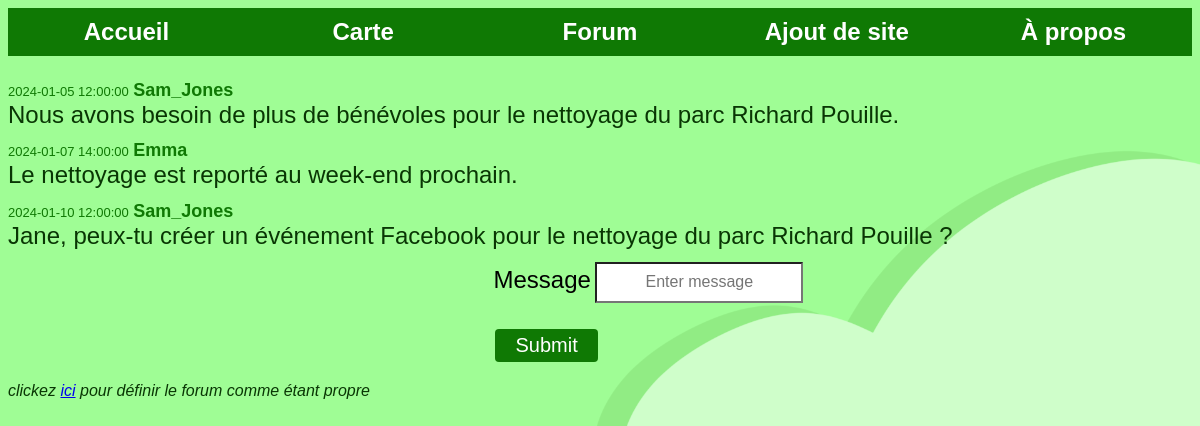
Screenshot of /forum/8 (signed in) with the database file from the repository.
### tables this page shows
CREATE TABLE messages 
(   message_id INTEGER NOT NULL DEFAULT 0,
    m_datetime TEXT,
    m_text VARCHAR(1500),
    discussion_id INTEGER NOT NULL,
    username TEXT,

    PRIMARY KEY  (message_id), 
    
    FOREIGN KEY(username)
        REFERENCES users(username)
        ON DELETE CASCADE,

    FOREIGN KEY(discussion_id)
        REFERENCES discussions(discussion_id)
        ON DELETE CASCADE  );

### app.py (the view)
@app.route("/forum/<discussionid>", methods=["POST","GET"])
def forum(discussionid):
    sessionName=session.get('user_id')
    if sessionName is not None:
        if request.method == 'POST':
            message = request.form.get('message')
            tab=get_db()[1]
            username= tab.execute('SELECT username FROM users WHERE id =?',(sessionName,)).fetchone()[0]
            add_message(get_db(),message,discussionid,username)
            table=tab.execute('SELECT * FROM messages WHERE discussion_id=?',(discussionid,))
            return render_template("forum.html",discussion_id=discussionid, data=table,)
        else:
            tab=get_db()[1]
            table=tab.execute('SELECT * FROM messages WHERE discussion_id=?',(discussionid,))
            return render_template("forum.html",discussion_id=discussionid, data=table)
    else:
        afficher='Vous devez être connecté pour accéder à cette page'
        flash(afficher)
        return redirect('/login')

### app.py (called while the page is built)
def get_db():
    db = getattr(g,'_database',None)
    if db is None:
        db = g._database = sqlite3.connect(file)
        db.execute("PRAGMA foreign_keys = ON") # pour activer les dépendances FK
    cur = db.cursor()
    return db, cur

@app.teardown_appcontext
def close_connection(exception):
    db = getattr(g, '_database', None)
    if db is not None:
        db.close()

### templates/forum.html (shortened to what this page needs)
{% extends 'root.html' %}
{% block content %}
    <link href="../static/css/forum.css" rel="stylesheet"/>
    <link href="../static/css/root.css" rel="stylesheet"/>
<div>
    {% for message in data %}
    <tr>
        <div>
        <td> <font size="-1" color="#0f7904">{{message[1]}}</font></td>
        <td> <b><font size = "+1" color="#0f7904">{{message[4]}}</font></b></td></br>
        <td> <font size="+2">{{message[2]}}</font></td>
    </div>
    </tr>
    {% endfor %}
</div>
<form method ="POST">
    <div class="form-group">
        <label for="message">Message</label>
        <input type="text" class="form-control" id="message" name="message" placeholder="Enter message"/>
    </div>
    <br/>
    <button type="submit" class ="btn btn-primary">Submit</button>
</form>
<p>
   <i> clickez <a href="/clean/{{discussion_id}}"> ici</a> pour définir le forum comme étant propre</i>
</p>
{% endblock %}

### static/css/root.css (style rules this page uses)
body { background-color: #9ffd95; background-image: url("/static/photos/background.png"); background-size: cover; font-family: sans-serif; color:#093604; }
button { border: none; border-radius: 4px; background-color: #0f7904;; color: white; text-align: center; text-decoration: none; display: inline-block; font-size: 125%; margin: 4px 2px; padding: 5px 20px; cursor: pointer; transition: .2s }
input { font-family: sans-serif; }

### static/css/forum.css (style rules this page uses)
button { border: none; border-radius: 4px; background-color: #0f7904;; color: white; text-align: center; text-decoration: none; display: inline-block; font-size: 16px; margin: 4px 2px; padding: 5px 20px; cursor: pointer; transition: .2s }
form { top: 100%; left: 50%; width: 30%; height: 18%; margin-left: -9%; position: relative; }
label { color: #000000; font-size:x-large; }
input { color: #000000; background-color:#ffffff; font-family: sans-serif; font-size: 100%; text-align:center; width: 200px; height: 35px; }
div { margin-bottom: 1%; }

### rows the page displays
messages: m_datetime "2024-01-05 12:00:00", username "Sam_Jones", m_text "Nous avons besoin de plus de bénévoles pour le nettoyage du parc Richard Pouille."
messages: m_datetime "2024-01-07 14:00:00", username "Emma", m_text "Le nettoyage est reporté au week-end prochain."
messages: m_datetime "2024-01-10 12:00:00", username "Sam_Jones", m_text "Jane, peux-tu créer un événement Facebook pour le nettoyage du parc Richard Pouille ?"
